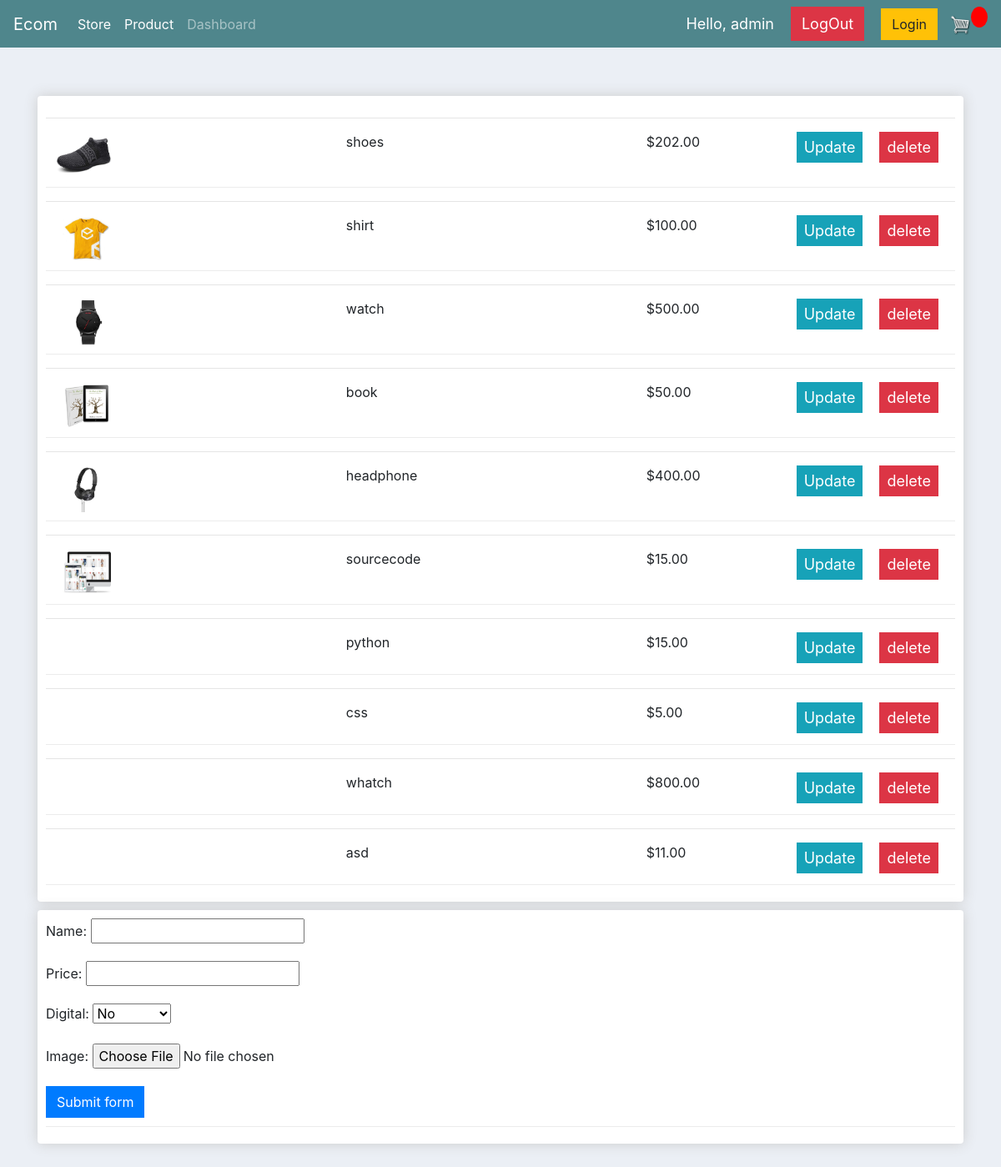
/product/ (signed in), run on the app's committed database.
### store/models.py (models this page shows, shortened)
class Product(models.Model):
	name = models.CharField(max_length=200)
	price = models.FloatField()
	digital = models.BooleanField(default=False,null=True, blank=True)
	image = models.ImageField(null=True, blank=True)
	@property
	def imageURL(self):
		try:
			url = self.image.url
		except:
			url = ''
		return url

### store/decorators.py (the view)
		def wrapper_func(request, *args, **kwargs):
			group = None
			if request.user.groups.exists():
				group = request.user.groups.all()[0].name
			if group in allowed_roles:
				return view_func(request, *args, **kwargs)
			else:
				return HttpResponse('You are not authorized to view this page')

### store/forms.py
class ProductForm(ModelForm):
	class Meta:
		model = Product
		fields = ['name', 'price', 'digital', 'image']

### store/views.py (called while the page is built)
@login_required(login_url='login')
@allowed_users(allowed_roles=['admin'])
def product(request):
	form = ProductForm()
	if request.method == 'POST':
		print('hhh')
		form = ProductForm(request.POST)
		if form.is_valid():
			form.save()
			return redirect('/product')
	products = Product.objects.all()
	customers = Customer.objects.all()
	context = {'products': products, 'customers': customers, 'form':form}
	return render(request, 'store/product.html', context)

### store/templates/store/product.html (shortened to what this page needs)
{%  extends 'store/Main.html' %}
{% load static %}
{% block content %}
<br>
<div class="row">
    <div class="col-lg-12">
        <div class="box-element">
            {% for product in products %}
            <hr>
            <div class="cart-row">
                <div style="flex:2"><img class="row-image" src="{{product.imageURL}}"></div>
                <div style="flex:2"><p>{{product.name}}</p></div>
                <div style="flex:1"><p>${{product.price|floatformat:2}}</p></div>
                <div><a class="btn btn-sm btn-info hello-msg" href="{% url 'update_order' product.id %}">Update</a></div>
                <div><a class="btn btn-sm btn-danger hello-msg" href="{% url 'delete_order' product.id %}">delete</a></div>
            </div>
            {% endfor %}
        </div>
    </div>
    <div class="col-lg-12">
        <div class="box-element">
            <div class="cart-row">
                <form action="" method="post">
                    {{ form.as_p }}
                    <button class="btn btn-primary" type="submit">Submit form</button>
                </form>
            </div>
        </div>
    </div>
</div>
<div class="container py-5">
            {% endblock %}

### store/templates/store/Main.html (shortened to what this page needs)
<!DOCTYPE html>
{% load static %}
<html>
<head>
	<link rel="stylesheet" href="https://stackpath.bootstrapcdn.com/bootstrap/4.4.1/css/bootstrap.min.css">
	<link rel="stylesheet" type="text/css" href="{% static 'css/main.css' %}">
	<link rel="stylesheet" type="text/css" href="{% static 'css/main1.css' %}">
</head>
<body>
	<nav class="navbar navbar-expand-lg navbar-dark bg-dark">
		<a class="navbar-brand" href="{% url 'store' %}">Ecom</a>
		<div class="collapse navbar-collapse" id="navbarSupportedContent">
			<ul class="navbar-nav mr-auto">
				<li class="nav-item active">
					<a class="nav-link" href="{% url 'store' %}">Store <span class="sr-only">(current)</span></a>
				</li>
				{% if request.user.is_staff %}
				<li class="nav-item active">
					<a class="nav-link" href="{% url 'product' %}">Product</a>
				</li>
				<li class="nav-item">
					<a class="nav-link" href="/dashboard">Dashboard</a>
				</li>
				{% else %}
				<li class="nav-item">
					<a class="nav-link" href="#">Settings</a>
				</li>
				{% endif %}
			</ul>
			<div class="form-inline my-2 my-lg-0">
				<span class="hello-msg">Hello, {{request.user}}</span>
				<a href="{% url 'logout' %}" class="btn btn-danger hello-msg">LogOut</a>
				<a href="{% url 'login' %}" class="btn btn-warning">Login</a>
				<a href="{% url 'cart' %}">
					<img id="cart-icon" src="{% static 'images/cart.png' %}">
				</a>
				<p id="cart-total">{{cartItems}}</p>
			</div>
		</div>
	</nav>
	<div class="container">
		<br>
		{% block content %}
		{% endblock content %}
	</div>
</body>
</html>

### static/css/main.css (style rules this page uses)
body { background-color: hsl(0, 0%, 98%); }
.box-element { box-shadow: hsl(0, 0%, 80%) 0 0 16px; background-color: #fff; border-radius: 4px; padding: 10px; }
.bg-dark { background-color: #4f868c !important; }
#cart-icon { width: 25px; display: inline-block; margin-left: 15px; }
#cart-total { display: block; text-align: center; color: #fff; background-color: red; width: 20px; height: 25px; border-radius: 50%; font-size: 14px; }
.col-lg-4, .col-lg-6, .col-lg-8, .col-lg-12 { margin-top: 10px; }
.btn { border-radius: 0; }
.row-image { width: 100px; }
.cart-row { display: flex; align-items: flex-stretch; padding-bottom: 10px; margin-bottom: 10px; border-bottom: 1px solid #ececec; }

### static/css/main1.css (style rules this page uses)
body { background-color: #ebeff5; }

### store/templates/store/Main.html (style rules this page uses)
.hello-msg { font-size: 18px; color: #fff; margin-right: 20px; }

### data on the page
Product: imageURL (picture), name "shoes", price "202.00"
Product: imageURL (picture), name "shirt", price "100.00"
Product: imageURL (picture), name "watch", price "500.00"
Product: imageURL (picture), name "book", price "50.00"
Product: imageURL (picture), name "headphone", price "400.00"
Product: imageURL (picture), name "sourcecode", price "15.00"
Product: name "python", price "15.00"
Product: name "css", price "5.00"
Product: name "whatch", price "800.00"
Product: name "asd", price "11.00"

### other printed values
{{ request.user }} "admin"
